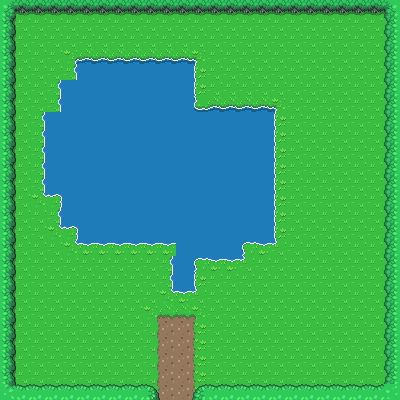

The image is a tile-based game level rendered from a .tmx file. Its description and complete source (layers, tilesets, objects, tile grids) follow:
An orthogonal 25x25 tile map with 16x16 px tiles, 2 tile layers (Ground, Collision) and 7 objects.

<map version="1.2" tiledversion="1.3.4" orientation="orthogonal" renderorder="left-down" width="25" height="25" tilewidth="16" tileheight="16" infinite="0" nextlayerid="4" nextobjectid="11">
  <tileset firstgid="1" source="Overworld.tsx" />
  <layer id="1" name="Ground" width="25" height="25">
    <data encoding="csv">
1,1,1,1,1,1,1,1,1,1,1,1,1,1,1,1,1,1,1,1,1,1,1,1,1,
1,1,1,1,1,1,1,1,1,1,1,1,1,1,1,1,1,1,1,1,1,1,1,1,1,
1,1,1,1,1,1,1,1,1,1,1,1,1,1,1,1,1,1,1,1,1,1,1,1,1,
1,1,1,1,243,244,244,244,244,244,244,244,245,1,1,1,1,1,1,1,1,1,1,1,1,
1,1,1,1,283,284,284,284,284,284,284,284,285,1,1,1,1,1,1,1,1,1,1,1,1,
1,1,1,283,284,284,284,284,284,284,284,284,285,1,1,1,1,1,1,1,1,1,1,1,1,
1,1,1,283,284,284,284,284,284,284,284,284,403,244,244,244,244,245,1,1,1,1,1,1,1,
1,1,283,284,284,284,284,284,284,284,284,284,284,284,284,284,284,285,1,1,1,1,1,1,1,
1,1,283,284,284,284,284,284,284,284,284,284,284,284,284,284,284,285,1,1,1,1,1,1,1,
1,1,283,284,284,284,284,284,284,284,284,284,284,284,284,284,284,285,1,1,1,1,1,1,1,
1,1,283,284,284,284,284,284,284,284,284,284,284,284,284,284,284,285,1,1,1,1,1,1,1,
1,1,283,284,284,284,284,284,284,284,284,284,284,284,284,284,284,285,1,1,1,1,1,1,1,
1,1,323,364,284,284,284,284,284,284,284,284,284,284,284,284,284,285,1,1,1,1,1,1,1,
1,1,1,283,284,284,284,284,284,284,284,284,284,284,284,284,284,285,1,1,1,1,1,1,1,
1,1,1,323,364,284,284,284,284,284,284,284,284,284,284,284,284,285,1,1,1,1,1,1,1,
1,1,1,1,323,324,324,324,324,324,324,284,284,284,284,363,324,325,1,1,1,1,1,1,1,
1,1,1,1,1,1,1,1,1,1,283,284,363,324,324,325,1,1,1,1,1,1,1,1,1,
1,1,1,1,1,1,1,1,1,1,283,284,285,1,1,1,1,1,1,1,1,1,1,1,1,
1,1,1,1,1,1,1,1,1,1,323,324,325,1,1,1,1,1,1,1,1,1,1,1,1,
1,1,1,1,1,1,1,1,1,1161,1162,1162,1163,1,1,1,1,1,1,1,1,1,1,1,1,
1,1,1,1,1,1,1,1,1,1201,1202,1202,1203,1,1,1,1,1,1,1,1,1,1,1,1,
1,1,1,1,1,1,1,1,1,1201,1202,1202,1203,1,1,1,1,1,1,1,1,1,1,1,1,
1,1,1,1,1,1,1,1,1,1201,1202,1202,1203,1,1,1,1,1,1,1,1,1,1,1,1,
1,1,1,1,1,1,1,1,1,1201,1202,1202,1203,1,1,1,1,1,1,1,1,1,1,1,1,
1,1,1,1,1,1,1,1,1,1201,1202,1202,1203,1,1,1,1,1,1,1,1,1,1,1,1
    </data>
  </layer>
  <layer id="2" name="Collision" width="25" height="25">
    <data encoding="csv">
765,766,766,766,766,766,766,766,766,766,766,766,766,766,766,766,766,766,766,766,766,766,766,766,764,
728,0,0,0,0,0,0,0,0,0,0,0,0,0,0,0,0,0,0,0,0,0,0,0,727,
728,0,0,0,0,0,0,0,0,0,0,0,0,0,0,0,0,0,0,0,0,0,0,0,727,
728,0,0,0,0,0,0,0,0,0,0,0,0,0,0,0,0,0,0,0,0,0,0,0,727,
728,0,0,0,0,0,0,0,0,0,0,0,0,0,0,0,0,0,0,0,0,0,0,0,727,
728,0,0,0,0,0,0,0,0,0,0,0,0,0,0,0,0,0,0,0,0,0,0,0,727,
728,0,0,0,0,0,0,0,0,0,0,0,0,0,0,0,0,0,0,0,0,0,0,1,727,
728,0,0,0,0,0,0,0,0,0,0,0,0,0,0,0,0,0,0,0,0,0,0,1,727,
728,0,0,0,0,0,0,0,0,0,0,0,0,0,0,0,0,0,0,0,0,0,0,0,727,
728,0,0,0,0,0,0,0,0,0,0,0,0,0,0,0,0,0,0,0,0,0,0,0,727,
728,0,0,0,0,0,0,0,0,0,0,0,0,0,0,0,0,0,0,0,0,0,0,0,727,
728,0,0,0,0,0,0,0,0,0,0,0,0,0,0,0,0,0,0,0,0,0,0,0,727,
728,0,0,0,0,0,0,0,0,0,0,0,0,0,0,0,0,0,0,0,0,0,0,0,727,
728,0,0,0,0,0,0,0,0,0,0,0,0,0,0,0,0,0,0,0,0,0,0,0,727,
728,0,0,0,0,0,0,0,0,0,0,0,0,0,0,0,0,0,0,0,0,0,0,0,727,
728,0,0,0,0,0,0,0,0,0,0,0,0,0,0,0,0,0,0,0,0,0,0,0,727,
728,0,0,0,0,0,0,0,0,0,0,0,0,0,0,0,0,0,0,0,0,0,0,0,727,
728,0,0,0,0,0,0,0,0,0,0,0,0,0,0,0,0,0,0,0,0,0,0,0,727,
728,0,0,0,0,0,0,0,0,0,0,0,0,0,0,0,0,0,0,0,0,0,0,0,727,
728,0,0,0,0,0,0,0,0,0,0,0,0,0,0,0,0,0,0,0,0,0,0,0,727,
728,0,0,0,0,0,0,0,0,0,0,0,0,0,0,0,0,0,0,0,0,0,0,0,727,
728,0,0,0,0,0,0,0,0,0,0,0,0,0,0,0,0,0,0,0,0,0,0,0,727,
728,0,0,0,0,0,0,0,0,0,0,0,0,0,0,0,0,0,0,0,0,0,0,0,727,
728,0,0,0,0,0,0,0,0,0,0,0,0,0,0,0,0,0,0,0,0,0,0,0,727,
645,726,726,726,726,726,726,726,726,647,0,0,646,726,726,726,726,726,726,726,726,726,726,726,643
    </data>
  </layer>
  <objectgroup id="3" name="collision mask">
    <object id="1" x="76.9105" y="57.357">
      <polygon points="0,0 117.321,1.30357 117.973,48.232 196.839,50.8392 197.491,183.803 166.205,187.062 165.553,202.053 120.58,202.053 118.625,231.383 97.1159,235.946 96.4641,188.366 -1.95535,187.062 -1.95535,170.116 -14.991,170.116 -16.2946,137.526 -33.241,137.526 -33.241,54.0981 -15.6428,54.0981 -16.9464,22.8124 -0.651784,21.5089" />
    </object>
    <object id="4" x="381.559" y="-1.43174" width="18.6126" height="401.604" />
    <object id="5" x="-0.715871" y="0.715871" width="396.592" height="14.3174" />
    <object id="6" x="0" y="1.43174" width="16.465" height="398.74" />
    <object id="7" x="0" y="385.139" width="158.207" height="17.1809" />
    <object id="8" x="195.433" y="386.57" width="204.739" height="14.3174" />
    <object id="9" x="-26.4872" y="179.684" width="0.715871" height="0.715871" />
  </objectgroup>
</map>
